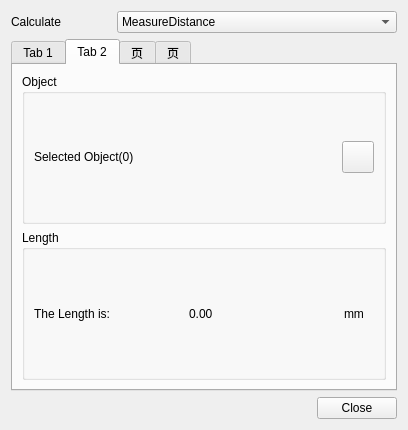
<?xml version="1.0" encoding="UTF-8"?>
<ui version="4.0">
 <class>MeasureaDistanceDialog</class>
 <widget class="QDialog" name="MeasureaDistanceDialog">
  <property name="geometry">
   <rect>
    <x>0</x>
    <y>0</y>
    <width>408</width>
    <height>430</height>
   </rect>
  </property>
  <property name="windowTitle">
   <string>Distance</string>
  </property>
  <layout class="QGridLayout" name="gridLayout_4">
   <item row="0" column="0">
    <layout class="QGridLayout" name="gridLayout_3">
     <item row="0" column="0">
      <layout class="QHBoxLayout" name="horizontalLayout_3">
       <item>
        <widget class="QLabel" name="label_5">
         <property name="sizePolicy">
          <sizepolicy hsizetype="Preferred" vsizetype="Preferred">
           <horstretch>0</horstretch>
           <verstretch>0</verstretch>
          </sizepolicy>
         </property>
         <property name="maximumSize">
          <size>
           <width>100</width>
           <height>16777215</height>
          </size>
         </property>
         <property name="text">
          <string>Calculate</string>
         </property>
        </widget>
       </item>
       <item>
        <widget class="QComboBox" name="comboBoxType">
         <property name="sizePolicy">
          <sizepolicy hsizetype="Preferred" vsizetype="Fixed">
           <horstretch>0</horstretch>
           <verstretch>0</verstretch>
          </sizepolicy>
         </property>
         <item>
          <property name="text">
           <string>MeasureDistance</string>
          </property>
         </item>
         <item>
          <property name="text">
           <string>The Length Of Curve</string>
          </property>
         </item>
         <item>
          <property name="text">
           <string>The Area Of Surface</string>
          </property>
         </item>
         <item>
          <property name="text">
           <string>The Volume Of Solid</string>
          </property>
         </item>
        </widget>
       </item>
      </layout>
     </item>
     <item row="1" column="0">
      <widget class="QTabWidget" name="tabWidget">
       <property name="currentIndex">
        <number>1</number>
       </property>
       <widget class="QWidget" name="tab">
        <attribute name="title">
         <string>Tab 1</string>
        </attribute>
        <layout class="QGridLayout" name="gridLayout_7">
         <item row="0" column="0">
          <widget class="QGroupBox" name="groupBox">
           <property name="title">
            <string>Object</string>
           </property>
           <layout class="QGridLayout" name="gridLayout_2">
            <item row="0" column="0">
             <widget class="QLabel" name="topedgelabel">
              <property name="text">
               <string>Selected Object(0)</string>
              </property>
             </widget>
            </item>
            <item row="0" column="1">
             <spacer name="horizontalSpacer">
              <property name="orientation">
               <enum>Qt::Horizontal</enum>
              </property>
              <property name="sizeHint" stdset="0">
               <size>
                <width>207</width>
                <height>20</height>
               </size>
              </property>
             </spacer>
            </item>
            <item row="0" column="2">
             <widget class="QPushButton" name="geoSelectPoint">
              <property name="sizePolicy">
               <sizepolicy hsizetype="Minimum" vsizetype="Minimum">
                <horstretch>0</horstretch>
                <verstretch>0</verstretch>
               </sizepolicy>
              </property>
              <property name="minimumSize">
               <size>
                <width>32</width>
                <height>32</height>
               </size>
              </property>
              <property name="maximumSize">
               <size>
                <width>32</width>
                <height>32</height>
               </size>
              </property>
              <property name="styleSheet">
               <string notr="true">background-image: url(:/QUI/geometry/selectpoint.png);</string>
              </property>
              <property name="text">
               <string/>
              </property>
              <property name="checkable">
               <bool>true</bool>
              </property>
             </widget>
            </item>
           </layout>
          </widget>
         </item>
         <item row="1" column="0">
          <widget class="QGroupBox" name="groupBox_3">
           <property name="title">
            <string>Location</string>
           </property>
           <layout class="QGridLayout" name="gridLayout_5">
            <item row="0" column="0">
             <widget class="QLabel" name="label_2">
              <property name="text">
               <string>Point 1:</string>
              </property>
             </widget>
            </item>
            <item row="0" column="1">
             <layout class="QHBoxLayout" name="horizontalLayout">
              <item>
               <widget class="QLabel" name="X1">
                <property name="text">
                 <string>0.0</string>
                </property>
                <property name="alignment">
                 <set>Qt::AlignCenter</set>
                </property>
               </widget>
              </item>
              <item>
               <widget class="QLabel" name="label_4">
                <property name="maximumSize">
                 <size>
                  <width>5</width>
                  <height>16777215</height>
                 </size>
                </property>
                <property name="text">
                 <string>,</string>
                </property>
               </widget>
              </item>
              <item>
               <widget class="QLabel" name="Y1">
                <property name="text">
                 <string>0.0</string>
                </property>
                <property name="alignment">
                 <set>Qt::AlignCenter</set>
                </property>
               </widget>
              </item>
              <item>
               <widget class="QLabel" name="label_8">
                <property name="maximumSize">
                 <size>
                  <width>5</width>
                  <height>16777215</height>
                 </size>
                </property>
                <property name="text">
                 <string>,</string>
                </property>
               </widget>
              </item>
              <item>
               <widget class="QLabel" name="Z1">
                <property name="text">
                 <string>0.0</string>
                </property>
                <property name="alignment">
                 <set>Qt::AlignCenter</set>
                </property>
               </widget>
              </item>
             </layout>
            </item>
            <item row="1" column="0">
             <widget class="QLabel" name="label_14">
              <property name="text">
               <string>Point 2:</string>
              </property>
             </widget>
            </item>
            <item row="1" column="1">
             <layout class="QHBoxLayout" name="horizontalLayout_2">
              <item>
               <widget class="QLabel" name="X2">
                <property name="text">
                 <string>0.0</string>
                </property>
                <property name="alignment">
                 <set>Qt::AlignCenter</set>
                </property>
               </widget>
              </item>
              <item>
               <widget class="QLabel" name="label_11">
                <property name="maximumSize">
                 <size>
                  <width>5</width>
                  <height>16777215</height>
                 </size>
                </property>
                <property name="text">
                 <string>,</string>
                </property>
               </widget>
              </item>
              <item>
               <widget class="QLabel" name="Y2">
                <property name="text">
                 <string>0.0</string>
                </property>
                <property name="alignment">
                 <set>Qt::AlignCenter</set>
                </property>
               </widget>
              </item>
              <item>
               <widget class="QLabel" name="label_9">
                <property name="maximumSize">
                 <size>
                  <width>5</width>
                  <height>16777215</height>
                 </size>
                </property>
                <property name="text">
                 <string>,</string>
                </property>
               </widget>
              </item>
              <item>
               <widget class="QLabel" name="Z2">
                <property name="text">
                 <string>0.0</string>
                </property>
                <property name="alignment">
                 <set>Qt::AlignCenter</set>
                </property>
               </widget>
              </item>
             </layout>
            </item>
           </layout>
          </widget>
         </item>
         <item row="2" column="0">
          <widget class="QGroupBox" name="groupBox_2">
           <property name="title">
            <string>Distance</string>
           </property>
           <layout class="QGridLayout" name="gridLayout">
            <item row="0" column="0">
             <widget class="QLabel" name="label">
              <property name="text">
               <string>Distance:</string>
              </property>
             </widget>
            </item>
            <item row="0" column="1">
             <widget class="QLabel" name="disLabel">
              <property name="text">
               <string>0.00</string>
              </property>
             </widget>
            </item>
            <item row="0" column="2">
             <widget class="QLabel" name="label_3">
              <property name="sizePolicy">
               <sizepolicy hsizetype="Minimum" vsizetype="Preferred">
                <horstretch>0</horstretch>
                <verstretch>0</verstretch>
               </sizepolicy>
              </property>
              <property name="maximumSize">
               <size>
                <width>30</width>
                <height>16777215</height>
               </size>
              </property>
              <property name="text">
               <string>mm</string>
              </property>
             </widget>
            </item>
           </layout>
          </widget>
         </item>
        </layout>
       </widget>
       <widget class="QWidget" name="tab_2">
        <attribute name="title">
         <string>Tab 2</string>
        </attribute>
        <layout class="QGridLayout" name="gridLayout_9">
         <item row="0" column="0">
          <widget class="QGroupBox" name="groupBox_4">
           <property name="title">
            <string>Object</string>
           </property>
           <layout class="QGridLayout" name="gridLayout_6">
            <item row="0" column="0">
             <widget class="QLabel" name="topedgelabel_2">
              <property name="text">
               <string>Selected Object(0)</string>
              </property>
             </widget>
            </item>
            <item row="0" column="1">
             <spacer name="horizontalSpacer_3">
              <property name="orientation">
               <enum>Qt::Horizontal</enum>
              </property>
              <property name="sizeHint" stdset="0">
               <size>
                <width>207</width>
                <height>20</height>
               </size>
              </property>
             </spacer>
            </item>
            <item row="0" column="2">
             <widget class="QPushButton" name="geoSelectCurve">
              <property name="sizePolicy">
               <sizepolicy hsizetype="Minimum" vsizetype="Minimum">
                <horstretch>0</horstretch>
                <verstretch>0</verstretch>
               </sizepolicy>
              </property>
              <property name="minimumSize">
               <size>
                <width>32</width>
                <height>32</height>
               </size>
              </property>
              <property name="maximumSize">
               <size>
                <width>32</width>
                <height>32</height>
               </size>
              </property>
              <property name="styleSheet">
               <string notr="true">background-image: url(:/QUI/geometry/selectwire.png);</string>
              </property>
              <property name="text">
               <string/>
              </property>
              <property name="checkable">
               <bool>true</bool>
              </property>
             </widget>
            </item>
           </layout>
          </widget>
         </item>
         <item row="1" column="0">
          <widget class="QGroupBox" name="groupBox_5">
           <property name="title">
            <string>Length</string>
           </property>
           <layout class="QGridLayout" name="gridLayout_8">
            <item row="0" column="0">
             <widget class="QLabel" name="label_6">
              <property name="text">
               <string>The Length is:</string>
              </property>
             </widget>
            </item>
            <item row="0" column="1">
             <widget class="QLabel" name="disLabel_2">
              <property name="text">
               <string>0.00</string>
              </property>
             </widget>
            </item>
            <item row="0" column="2">
             <widget class="QLabel" name="label_7">
              <property name="sizePolicy">
               <sizepolicy hsizetype="Minimum" vsizetype="Preferred">
                <horstretch>0</horstretch>
                <verstretch>0</verstretch>
               </sizepolicy>
              </property>
              <property name="maximumSize">
               <size>
                <width>30</width>
                <height>16777215</height>
               </size>
              </property>
              <property name="text">
               <string>mm</string>
              </property>
             </widget>
            </item>
           </layout>
          </widget>
         </item>
        </layout>
       </widget>
       <widget class="QWidget" name="tab_3">
        <attribute name="title">
         <string>页</string>
        </attribute>
        <layout class="QGridLayout" name="gridLayout_15">
         <item row="0" column="0">
          <widget class="QGroupBox" name="groupBox_6">
           <property name="title">
            <string>Object</string>
           </property>
           <layout class="QGridLayout" name="gridLayout_10">
            <item row="0" column="0">
             <widget class="QLabel" name="topedgelabel_3">
              <property name="text">
               <string>Selected Object(0)</string>
              </property>
             </widget>
            </item>
            <item row="0" column="1">
             <spacer name="horizontalSpacer_4">
              <property name="orientation">
               <enum>Qt::Horizontal</enum>
              </property>
              <property name="sizeHint" stdset="0">
               <size>
                <width>207</width>
                <height>20</height>
               </size>
              </property>
             </spacer>
            </item>
            <item row="0" column="2">
             <widget class="QPushButton" name="geoSelectSurface_1">
              <property name="sizePolicy">
               <sizepolicy hsizetype="Minimum" vsizetype="Minimum">
                <horstretch>0</horstretch>
                <verstretch>0</verstretch>
               </sizepolicy>
              </property>
              <property name="minimumSize">
               <size>
                <width>32</width>
                <height>32</height>
               </size>
              </property>
              <property name="maximumSize">
               <size>
                <width>32</width>
                <height>32</height>
               </size>
              </property>
              <property name="styleSheet">
               <string notr="true">background-image: url(:/QUI/geometry/selectface.png);</string>
              </property>
              <property name="text">
               <string/>
              </property>
              <property name="checkable">
               <bool>true</bool>
              </property>
             </widget>
            </item>
           </layout>
          </widget>
         </item>
         <item row="1" column="0">
          <widget class="QGroupBox" name="groupBox_7">
           <property name="title">
            <string>Area</string>
           </property>
           <layout class="QGridLayout" name="gridLayout_11">
            <item row="0" column="0">
             <widget class="QLabel" name="label_10">
              <property name="text">
               <string>The Area is:</string>
              </property>
             </widget>
            </item>
            <item row="0" column="1">
             <widget class="QLabel" name="disLabel_3">
              <property name="text">
               <string>0.00</string>
              </property>
             </widget>
            </item>
            <item row="0" column="2">
             <widget class="QLabel" name="label_12">
              <property name="sizePolicy">
               <sizepolicy hsizetype="Minimum" vsizetype="Preferred">
                <horstretch>0</horstretch>
                <verstretch>0</verstretch>
               </sizepolicy>
              </property>
              <property name="maximumSize">
               <size>
                <width>30</width>
                <height>16777215</height>
               </size>
              </property>
              <property name="text">
               <string>mm^2</string>
              </property>
             </widget>
            </item>
           </layout>
          </widget>
         </item>
        </layout>
       </widget>
       <widget class="QWidget" name="tab_4">
        <attribute name="title">
         <string>页</string>
        </attribute>
        <layout class="QGridLayout" name="gridLayout_14">
         <item row="0" column="0">
          <widget class="QGroupBox" name="groupBox_8">
           <property name="title">
            <string>Object</string>
           </property>
           <layout class="QGridLayout" name="gridLayout_12">
            <item row="0" column="0">
             <widget class="QLabel" name="topedgelabel_4">
              <property name="text">
               <string>Selected Object(0)</string>
              </property>
             </widget>
            </item>
            <item row="0" column="1">
             <spacer name="horizontalSpacer_5">
              <property name="orientation">
               <enum>Qt::Horizontal</enum>
              </property>
              <property name="sizeHint" stdset="0">
               <size>
                <width>207</width>
                <height>20</height>
               </size>
              </property>
             </spacer>
            </item>
            <item row="0" column="2">
             <widget class="QPushButton" name="geoSelectSurface">
              <property name="sizePolicy">
               <sizepolicy hsizetype="Minimum" vsizetype="Minimum">
                <horstretch>0</horstretch>
                <verstretch>0</verstretch>
               </sizepolicy>
              </property>
              <property name="minimumSize">
               <size>
                <width>32</width>
                <height>32</height>
               </size>
              </property>
              <property name="maximumSize">
               <size>
                <width>32</width>
                <height>32</height>
               </size>
              </property>
              <property name="styleSheet">
               <string notr="true">background-image: url(:/QUI/geometry/selectbody.png);</string>
              </property>
              <property name="text">
               <string/>
              </property>
              <property name="checkable">
               <bool>true</bool>
              </property>
             </widget>
            </item>
           </layout>
          </widget>
         </item>
         <item row="1" column="0">
          <widget class="QGroupBox" name="groupBox_9">
           <property name="title">
            <string>Volume</string>
           </property>
           <layout class="QGridLayout" name="gridLayout_13">
            <item row="0" column="0">
             <widget class="QLabel" name="label_13">
              <property name="text">
               <string>The Volume is:</string>
              </property>
             </widget>
            </item>
            <item row="0" column="1">
             <widget class="QLabel" name="disLabel_4">
              <property name="text">
               <string>0.00</string>
              </property>
             </widget>
            </item>
            <item row="0" column="2">
             <widget class="QLabel" name="label_15">
              <property name="sizePolicy">
               <sizepolicy hsizetype="Minimum" vsizetype="Preferred">
                <horstretch>0</horstretch>
                <verstretch>0</verstretch>
               </sizepolicy>
              </property>
              <property name="maximumSize">
               <size>
                <width>30</width>
                <height>16777215</height>
               </size>
              </property>
              <property name="text">
               <string>mm^3</string>
              </property>
             </widget>
            </item>
           </layout>
          </widget>
         </item>
        </layout>
       </widget>
      </widget>
     </item>
    </layout>
   </item>
   <item row="1" column="0">
    <layout class="QHBoxLayout" name="horizontalLayout_4">
     <item>
      <spacer name="horizontalSpacer_2">
       <property name="orientation">
        <enum>Qt::Horizontal</enum>
       </property>
       <property name="sizeHint" stdset="0">
        <size>
         <width>40</width>
         <height>20</height>
        </size>
       </property>
      </spacer>
     </item>
     <item>
      <widget class="QPushButton" name="closeButton">
       <property name="text">
        <string>Close</string>
       </property>
      </widget>
     </item>
    </layout>
   </item>
  </layout>
 </widget>
 <resources>
  <include location="../qrc/qianfan.qrc"/>
 </resources>
 <connections/>
</ui>
